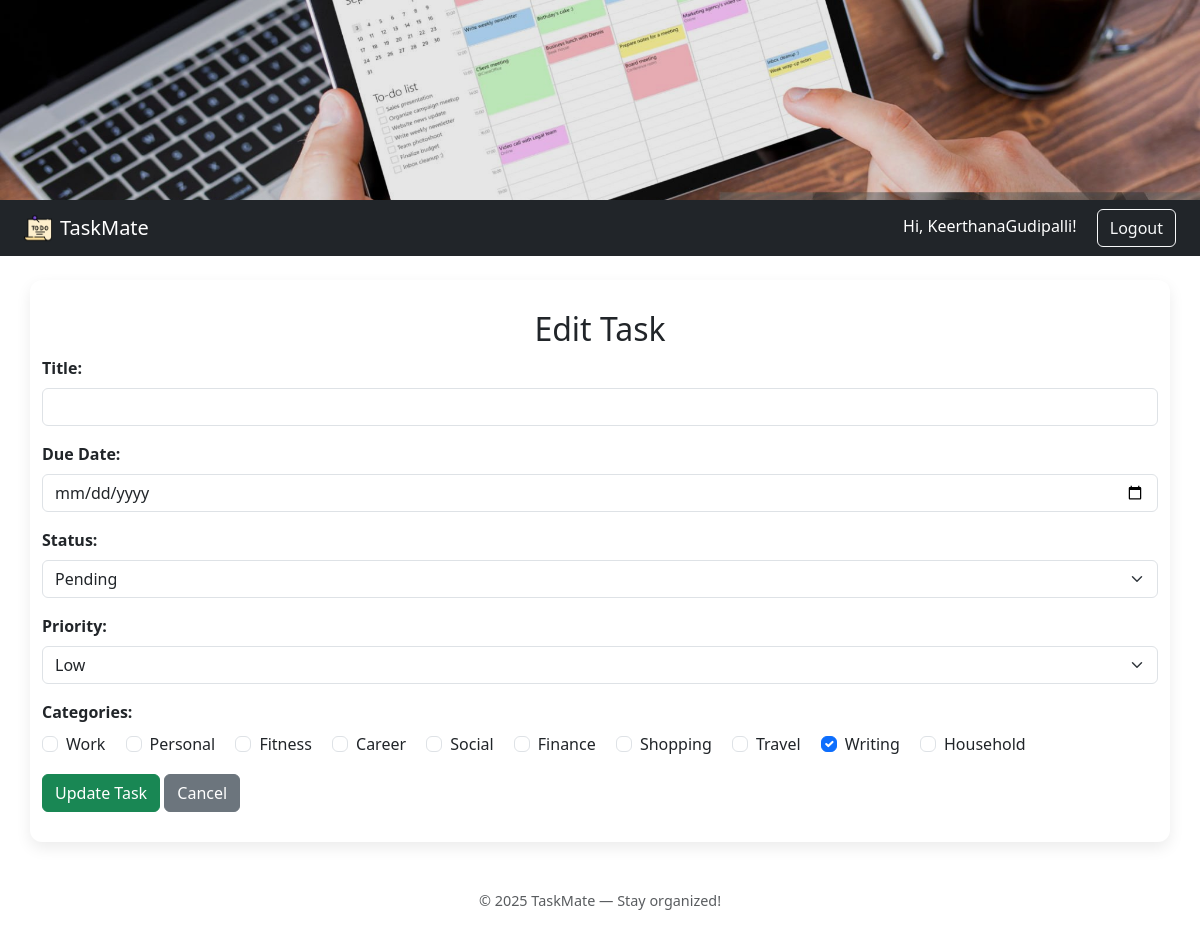
The app's page /edit/2 (signed in) with its own data.
### tables this page shows
CREATE TABLE Categories (
    category_id INTEGER PRIMARY KEY AUTOINCREMENT,
    category_name TEXT NOT NULL UNIQUE,
    description TEXT
);

### app.py (the view, shortened to what this page needs)
@app.route('/edit/<int:task_id>', methods=['GET', 'POST'])
def edit_task(task_id):
    if 'user_id' not in session:
        return redirect(url_for('login'))
    conn = get_db()
    task = conn.execute('SELECT * FROM Tasks WHERE task_id = ? AND user_id = ?', (task_id, session['user_id'])).fetchone()
    categories = conn.execute('SELECT * FROM Categories').fetchall()
    assigned = conn.execute('SELECT category_id FROM TaskCategories WHERE task_id = ?', (task_id,)).fetchall()
    assigned_ids = {cat['category_id'] for cat in assigned}
    conn.close()
    return render_template('edit_task.html', task=task, categories=categories, assigned_ids=assigned_ids)

### app.py (called while the page is built)
def get_db():
    conn = sqlite3.connect(DATABASE)
    conn.row_factory = sqlite3.Row
    return conn

### templates/edit_task.html (shortened to what this page needs)
{% extends "base.html" %}
{% block content %}
<h2>Edit Task</h2>
<form method="POST">
    <div class="mb-3">
        <label class="form-label">Title:</label>
        <input type="text" name="title" class="form-control" value="{{ task['title'] }}" required>
    </div>
    <div class="mb-3">
        <label class="form-label">Due Date:</label>
        <input type="date" name="due_date" class="form-control" value="{{ task['due_date'] }}" required>
    </div>
    <div class="mb-3">
        <label class="form-label">Status:</label>
        <select name="status" class="form-select">
            <option value="Pending" {% if task['status'] == 'Pending' %}selected{% endif %}>Pending</option>
        </select>
    </div>
    <div class="mb-3">
        <label class="form-label">Priority:</label>
        <select name="priority" class="form-select">
            <option value="Low" {% if task['priority'] == 'Low' %}selected{% endif %}>Low</option>
        </select>
    </div>
    <div class="mb-3">
        <label class="form-label">Categories:</label><br>
        {% for category in categories %}
            <div class="form-check form-check-inline">
                <input class="form-check-input" type="checkbox" name="categories"
                       value="{{ category['category_id'] }}"
                       {% if category['category_id'] in assigned_ids %}checked{% endif %}>
                <label class="form-check-label">{{ category['category_name'] }}</label>
            </div>
        {% endfor %}
    </div>
    <button type="submit" class="btn btn-success">Update Task</button>
    <a href="{{ url_for('dashboard') }}" class="btn btn-secondary">Cancel</a>
</form>
{% endblock %}

### static/styles.css (style rules this page uses)
body { background-color: #f4f4f8; font-family: 'Segoe UI', Tahoma, sans-serif; }
h2 { font-weight: 600; color: #333; text-align: center; margin-bottom: 25px; }
label.form-label { font-weight: 600; }
input, select { border-radius: 6px !important; }
.btn { border-radius: 6px; padding: 8px 18px; font-weight: bold; }

### records on screen
Categories: category_name "Work"
Categories: category_name "Personal"
Categories: category_name "Fitness"
Categories: category_name "Career"
Categories: category_name "Social"
Categories: category_name "Finance"
Categories: category_name "Shopping"
Categories: category_name "Travel"
Categories: category_id "☑", category_name "Writing"
Categories: category_name "Household"

### other values on screen
{{ session['username'] }} "KeerthanaGudipalli"
